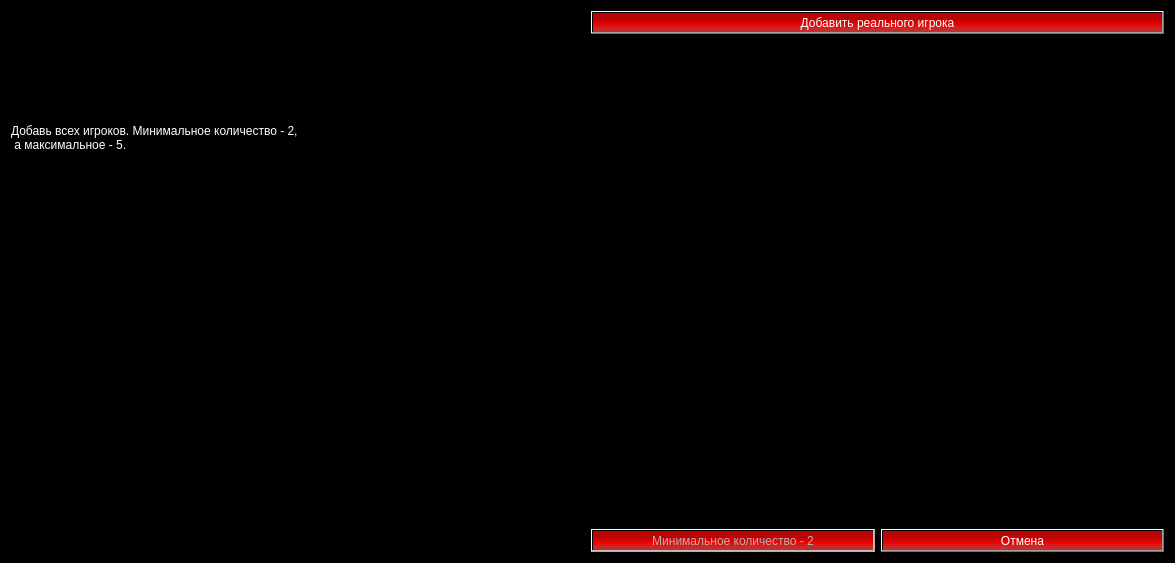
<?xml version="1.0" encoding="UTF-8"?>
<ui version="4.0">
 <class>BeginGameWindow</class>
 <widget class="QWidget" name="BeginGameWindow">
  <property name="geometry">
   <rect>
    <x>0</x>
    <y>0</y>
    <width>1175</width>
    <height>563</height>
   </rect>
  </property>
  <property name="sizePolicy">
   <sizepolicy hsizetype="Fixed" vsizetype="Fixed">
    <horstretch>0</horstretch>
    <verstretch>0</verstretch>
   </sizepolicy>
  </property>
  <property name="windowTitle">
   <string>Form</string>
  </property>
  <property name="styleSheet">
   <string notr="true">background-color: rgb(0, 0, 0);</string>
  </property>
  <layout class="QHBoxLayout" name="horizontalLayout_2">
   <item>
    <layout class="QVBoxLayout" name="verticalLayout_3">
     <item>
      <widget class="QLabel" name="label">
       <property name="styleSheet">
        <string notr="true">color: rgb(255, 255, 255);
font: 75 14pt &quot;Segoe UI&quot;;</string>
       </property>
       <property name="text">
        <string>Добавь всех игроков. Минимальное количество - 2,
 а максимальное - 5.
</string>
       </property>
      </widget>
     </item>
     <item>
      <widget class="QLabel" name="label_gamers">
       <property name="text">
        <string/>
       </property>
      </widget>
     </item>
    </layout>
   </item>
   <item>
    <layout class="QVBoxLayout" name="verticalLayout_2">
     <item>
      <layout class="QVBoxLayout" name="verticalLayout">
       <item>
        <widget class="QPushButton" name="add_player_button">
         <property name="sizePolicy">
          <sizepolicy hsizetype="Minimum" vsizetype="Fixed">
           <horstretch>30</horstretch>
           <verstretch>0</verstretch>
          </sizepolicy>
         </property>
         <property name="styleSheet">
          <string notr="true">color: rgb(255, 255, 255); background-color: qlineargradient(spread:pad, x1:0.133876, y1:0.205, x2:0.134328, y2:0.875, stop:0.189055 rgba(187, 4, 4, 255), stop:0.626866 rgba(236, 5, 5, 255), stop:0.950249 rgba(195, 45, 45, 255));
font: 87 14pt &quot;Segoe UI Black&quot;;
</string>
         </property>
         <property name="text">
          <string>Добавить реального игрока</string>
         </property>
        </widget>
       </item>
       <item>
        <spacer name="verticalSpacer">
         <property name="orientation">
          <enum>Qt::Vertical</enum>
         </property>
         <property name="sizeHint" stdset="0">
          <size>
           <width>20</width>
           <height>40</height>
          </size>
         </property>
        </spacer>
       </item>
       <item>
        <layout class="QHBoxLayout" name="horizontalLayout">
         <item>
          <widget class="QPushButton" name="play_game_button">
           <property name="enabled">
            <bool>false</bool>
           </property>
           <property name="styleSheet">
            <string notr="true">color: rgb(255, 255, 255); background-color: qlineargradient(spread:pad, x1:0.133876, y1:0.205, x2:0.134328, y2:0.875, stop:0.189055 rgba(187, 4, 4, 255), stop:0.626866 rgba(236, 5, 5, 255), stop:0.950249 rgba(195, 45, 45, 255));
color: rgb(180, 180, 180);
font: 87 12pt &quot;Segoe UI Black&quot;;
</string>
           </property>
           <property name="text">
            <string>Минимальное количество - 2</string>
           </property>
          </widget>
         </item>
         <item>
          <widget class="QPushButton" name="cancel_game_button">
           <property name="styleSheet">
            <string notr="true">color: rgb(255, 255, 255); background-color: qlineargradient(spread:pad, x1:0.133876, y1:0.205, x2:0.134328, y2:0.875, stop:0.189055 rgba(187, 4, 4, 255), stop:0.626866 rgba(236, 5, 5, 255), stop:0.950249 rgba(195, 45, 45, 255));
font: 87 12pt &quot;Segoe UI Black&quot;;
</string>
           </property>
           <property name="text">
            <string>Отмена</string>
           </property>
          </widget>
         </item>
        </layout>
       </item>
      </layout>
     </item>
    </layout>
   </item>
  </layout>
 </widget>
 <resources/>
 <connections/>
</ui>
